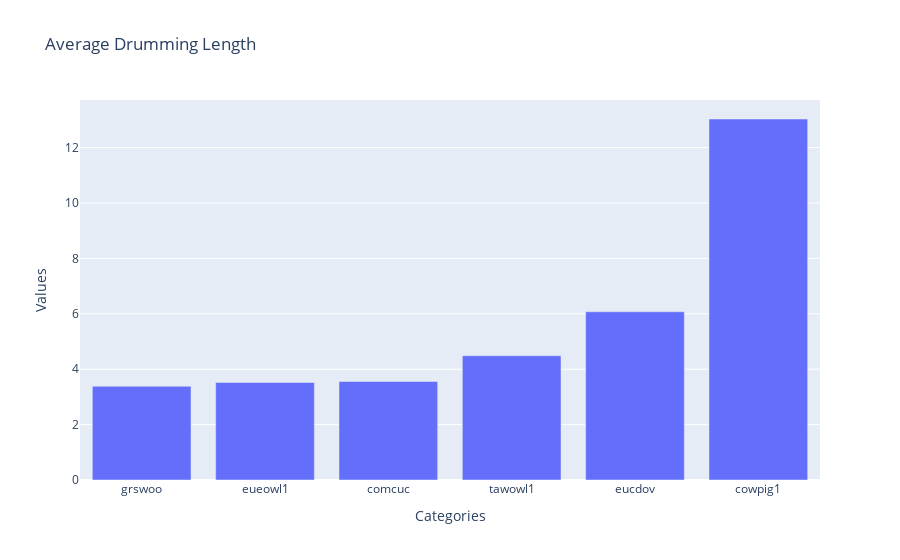

Notebook cell for this chart:
### Code cell
def drumming_lengths (file):

    # load the numpy file
    file = np.load(file)

    # select the first column with the majority voted labels
    maj_labels = file[:, 0]

    # find all consecutive annotations and store their length
    consecutive_annotations = []

    cons_labels = 0
    for label in maj_labels:
        if label != 0:
            cons_labels += 1
        elif label == 0 and cons_labels != 0:
            consecutive_annotations.append(cons_labels)
            cons_labels = 0

    if consecutive_annotations == []:
        return 0
    else:
        return np.mean(consecutive_annotations)

bird_drumming_lengths = {'comcuc': 1,
        'cowpig1': 2,
        'eucdov': 3,
        'eueowl1': 4,
        'grswoo': 5,
        'tawowl1': 6}

for bird in birds:
    drummings = []
    for file in [file for file in label_files if bird in file]:
        drummings.append(drumming_lengths(file))

    bird_drumming_lengths.update({bird: np.mean(np.asarray(drummings))})

bird_drumming_lengths = dict(sorted(bird_drumming_lengths.items(), key=lambda x: x[1]))


# Create a list of the keys and values in the dictionary
x_values = list(bird_drumming_lengths.keys())
y_values = list(bird_drumming_lengths.values())

# Create a bar plot using Plotly
fig = go.Figure()
fig.add_trace(go.Bar(x=x_values, y=y_values))

# Set the title and axis labels
fig.update_layout(title='Average Drumming Length',
                  xaxis_title='Categories', yaxis_title='Values')

# Show the plot
fig.show()

### Figure 1 — Plotly figure (JSON) as saved in the notebook; plotly's stock layout.template omitted (floating-point values rounded to 4 significant figures)
{"data": [{"type": "bar", "x": ["grswoo", "eueowl1", "comcuc", "tawowl1", "eucdov", "cowpig1"], "y": [3.383, 3.521, 3.556, 4.487, 6.073, 13.03]}], "layout": {"title": {"text": "Average Drumming Length"}, "xaxis": {"title": {"text": "Categories"}}, "yaxis": {"title": {"text": "Values"}}}}
